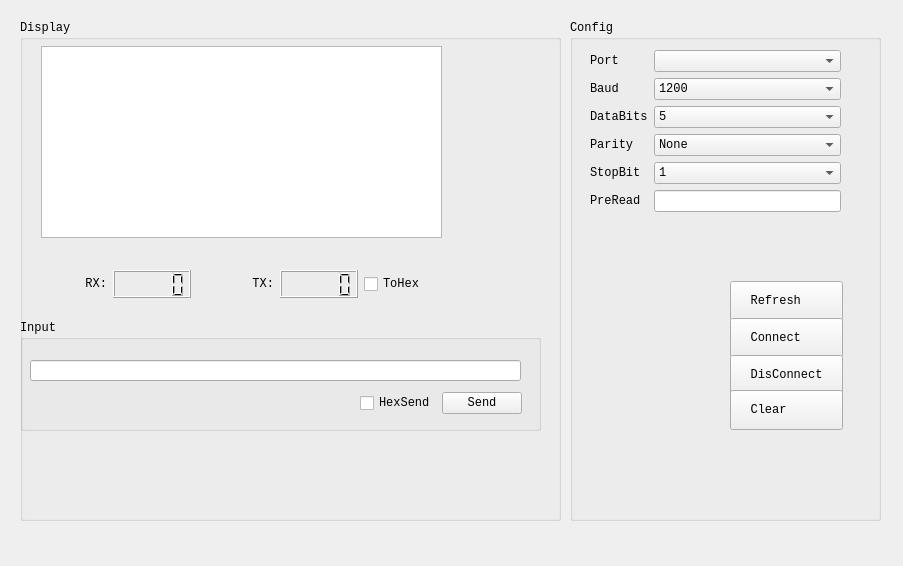
<?xml version="1.0" encoding="UTF-8"?>
<ui version="4.0">
 <class>SerialPortAssistant</class>
 <widget class="QWidget" name="SerialPortAssistant">
  <property name="geometry">
   <rect>
    <x>0</x>
    <y>0</y>
    <width>903</width>
    <height>566</height>
   </rect>
  </property>
  <property name="windowTitle">
   <string>SerialPortAssistant</string>
  </property>
  <property name="windowIcon">
   <iconset resource="res.qrc">
    <normaloff>:/images/spnew.png</normaloff>:/images/spnew.png</iconset>
  </property>
  <widget class="QWidget" name="layoutWidget">
   <property name="geometry">
    <rect>
     <x>20</x>
     <y>20</y>
     <width>541</width>
     <height>501</height>
    </rect>
   </property>
   <property name="font">
    <font>
     <family>Consolas</family>
     <pointsize>9</pointsize>
    </font>
   </property>
   <layout class="QVBoxLayout" name="verticalLayout_3">
    <item>
     <widget class="QGroupBox" name="displayGrpBox">
      <property name="font">
       <font>
        <family>Consolas</family>
        <pointsize>9</pointsize>
       </font>
      </property>
      <property name="title">
       <string>Display</string>
      </property>
      <widget class="QGroupBox" name="inputGrpBox">
       <property name="geometry">
        <rect>
         <x>0</x>
         <y>300</y>
         <width>521</width>
         <height>111</height>
        </rect>
       </property>
       <property name="font">
        <font>
         <family>Consolas</family>
         <pointsize>9</pointsize>
        </font>
       </property>
       <property name="title">
        <string>Input</string>
       </property>
       <widget class="QLineEdit" name="lineEdit">
        <property name="geometry">
         <rect>
          <x>10</x>
          <y>40</y>
          <width>491</width>
          <height>21</height>
         </rect>
        </property>
        <property name="font">
         <font>
          <family>Consolas</family>
          <pointsize>9</pointsize>
         </font>
        </property>
       </widget>
       <widget class="QWidget" name="layoutWidget">
        <property name="geometry">
         <rect>
          <x>11</x>
          <y>69</y>
          <width>491</width>
          <height>29</height>
         </rect>
        </property>
        <layout class="QHBoxLayout" name="horizontalLayout_2">
         <item>
          <spacer name="horizontalSpacer">
           <property name="font">
            <font>
             <family>Consolas</family>
             <pointsize>9</pointsize>
            </font>
           </property>
           <property name="orientation">
            <enum>Qt::Horizontal</enum>
           </property>
           <property name="sizeHint" stdset="0">
            <size>
             <width>40</width>
             <height>20</height>
            </size>
           </property>
          </spacer>
         </item>
         <item>
          <widget class="QCheckBox" name="hexSendCheckBox">
           <property name="font">
            <font>
             <family>Consolas</family>
             <pointsize>9</pointsize>
            </font>
           </property>
           <property name="text">
            <string>HexSend</string>
           </property>
          </widget>
         </item>
         <item>
          <widget class="QPushButton" name="sendBtn">
           <property name="text">
            <string>Send</string>
           </property>
           <property name="icon">
            <iconset resource="res.qrc">
             <normaloff>:/images/roadControl64x64.png</normaloff>:/images/roadControl64x64.png</iconset>
           </property>
          </widget>
         </item>
        </layout>
       </widget>
      </widget>
      <widget class="QTextEdit" name="textEdit">
       <property name="geometry">
        <rect>
         <x>21</x>
         <y>26</y>
         <width>401</width>
         <height>192</height>
        </rect>
       </property>
       <property name="font">
        <font>
         <family>Consolas</family>
         <pointsize>9</pointsize>
        </font>
       </property>
      </widget>
      <widget class="QWidget" name="layoutWidget">
       <property name="geometry">
        <rect>
         <x>10</x>
         <y>250</y>
         <width>411</width>
         <height>28</height>
        </rect>
       </property>
       <property name="font">
        <font>
         <family>Consolas</family>
         <pointsize>9</pointsize>
        </font>
       </property>
       <layout class="QHBoxLayout" name="horizontalLayout">
        <item>
         <widget class="QLabel" name="rxCountLbl">
          <property name="font">
           <font>
            <family>Consolas</family>
            <pointsize>9</pointsize>
           </font>
          </property>
          <property name="text">
           <string>RX:</string>
          </property>
          <property name="alignment">
           <set>Qt::AlignRight|Qt::AlignTrailing|Qt::AlignVCenter</set>
          </property>
         </widget>
        </item>
        <item>
         <widget class="QLCDNumber" name="lcdNumber">
          <property name="font">
           <font>
            <family>Consolas</family>
            <pointsize>9</pointsize>
           </font>
          </property>
         </widget>
        </item>
        <item>
         <widget class="QLabel" name="txCountLbl">
          <property name="font">
           <font>
            <family>Consolas</family>
            <pointsize>9</pointsize>
           </font>
          </property>
          <property name="text">
           <string>TX:</string>
          </property>
          <property name="alignment">
           <set>Qt::AlignRight|Qt::AlignTrailing|Qt::AlignVCenter</set>
          </property>
         </widget>
        </item>
        <item>
         <widget class="QLCDNumber" name="lcdNumber_2">
          <property name="font">
           <font>
            <family>Consolas</family>
            <pointsize>9</pointsize>
           </font>
          </property>
         </widget>
        </item>
        <item>
         <widget class="QCheckBox" name="hexDisplayCheckBox">
          <property name="font">
           <font>
            <family>Consolas</family>
            <pointsize>9</pointsize>
           </font>
          </property>
          <property name="text">
           <string>ToHex</string>
          </property>
         </widget>
        </item>
       </layout>
      </widget>
      <zorder>textEdit</zorder>
      <zorder>layoutWidget</zorder>
      <zorder>inputGrpBox</zorder>
     </widget>
    </item>
   </layout>
  </widget>
  <widget class="QWidget" name="layoutWidget_4">
   <property name="geometry">
    <rect>
     <x>570</x>
     <y>20</y>
     <width>311</width>
     <height>501</height>
    </rect>
   </property>
   <property name="font">
    <font>
     <family>Consolas</family>
     <pointsize>9</pointsize>
    </font>
   </property>
   <layout class="QVBoxLayout" name="verticalLayout_4">
    <item>
     <widget class="QGroupBox" name="configGrpBox">
      <property name="font">
       <font>
        <family>Consolas</family>
        <pointsize>9</pointsize>
       </font>
      </property>
      <property name="title">
       <string>Config</string>
      </property>
      <widget class="QWidget" name="layoutWidget_5">
       <property name="geometry">
        <rect>
         <x>20</x>
         <y>30</y>
         <width>251</width>
         <height>205</height>
        </rect>
       </property>
       <property name="font">
        <font>
         <family>Consolas</family>
         <pointsize>9</pointsize>
        </font>
       </property>
       <layout class="QFormLayout" name="formLayout">
        <item row="0" column="0">
         <widget class="QLabel" name="label">
          <property name="font">
           <font>
            <family>Consolas</family>
            <pointsize>9</pointsize>
           </font>
          </property>
          <property name="text">
           <string>Port</string>
          </property>
         </widget>
        </item>
        <item row="0" column="1">
         <widget class="QComboBox" name="portCombox">
          <property name="font">
           <font>
            <family>Consolas</family>
            <pointsize>9</pointsize>
           </font>
          </property>
         </widget>
        </item>
        <item row="1" column="0">
         <widget class="QLabel" name="label_2">
          <property name="font">
           <font>
            <family>Consolas</family>
            <pointsize>9</pointsize>
           </font>
          </property>
          <property name="text">
           <string>Baud</string>
          </property>
         </widget>
        </item>
        <item row="1" column="1">
         <widget class="QComboBox" name="baudCombox">
          <property name="font">
           <font>
            <family>Consolas</family>
            <pointsize>9</pointsize>
           </font>
          </property>
          <property name="currentText">
           <string>57600</string>
          </property>
          <item>
           <property name="text">
            <string>1200</string>
           </property>
          </item>
          <item>
           <property name="text">
            <string>2400</string>
           </property>
          </item>
          <item>
           <property name="text">
            <string>4800</string>
           </property>
          </item>
          <item>
           <property name="text">
            <string>9600</string>
           </property>
          </item>
          <item>
           <property name="text">
            <string>19200</string>
           </property>
          </item>
          <item>
           <property name="text">
            <string>38400</string>
           </property>
          </item>
          <item>
           <property name="text">
            <string>57600</string>
           </property>
          </item>
          <item>
           <property name="text">
            <string>115200</string>
           </property>
          </item>
         </widget>
        </item>
        <item row="2" column="0">
         <widget class="QLabel" name="label_3">
          <property name="font">
           <font>
            <family>Consolas</family>
            <pointsize>9</pointsize>
           </font>
          </property>
          <property name="text">
           <string>DataBits</string>
          </property>
         </widget>
        </item>
        <item row="2" column="1">
         <widget class="QComboBox" name="dataCombox">
          <property name="font">
           <font>
            <family>Consolas</family>
            <pointsize>9</pointsize>
           </font>
          </property>
          <property name="currentText">
           <string>8</string>
          </property>
          <item>
           <property name="text">
            <string>5</string>
           </property>
          </item>
          <item>
           <property name="text">
            <string>6</string>
           </property>
          </item>
          <item>
           <property name="text">
            <string>7</string>
           </property>
          </item>
          <item>
           <property name="text">
            <string>8</string>
           </property>
          </item>
         </widget>
        </item>
        <item row="3" column="0">
         <widget class="QLabel" name="label_4">
          <property name="font">
           <font>
            <family>Consolas</family>
            <pointsize>9</pointsize>
           </font>
          </property>
          <property name="text">
           <string>Parity</string>
          </property>
         </widget>
        </item>
        <item row="3" column="1">
         <widget class="QComboBox" name="parityCombox">
          <property name="font">
           <font>
            <family>Consolas</family>
            <pointsize>9</pointsize>
           </font>
          </property>
          <item>
           <property name="text">
            <string>None</string>
           </property>
          </item>
          <item>
           <property name="text">
            <string>Even</string>
           </property>
          </item>
          <item>
           <property name="text">
            <string>Odd</string>
           </property>
          </item>
          <item>
           <property name="text">
            <string>Space</string>
           </property>
          </item>
          <item>
           <property name="text">
            <string>Mark</string>
           </property>
          </item>
         </widget>
        </item>
        <item row="4" column="0">
         <widget class="QLabel" name="label_5">
          <property name="font">
           <font>
            <family>Consolas</family>
            <pointsize>9</pointsize>
           </font>
          </property>
          <property name="text">
           <string>StopBit</string>
          </property>
         </widget>
        </item>
        <item row="4" column="1">
         <widget class="QComboBox" name="stopCombox">
          <property name="font">
           <font>
            <family>Consolas</family>
            <pointsize>9</pointsize>
           </font>
          </property>
          <item>
           <property name="text">
            <string>1</string>
           </property>
          </item>
          <item>
           <property name="text">
            <string>1.5</string>
           </property>
          </item>
          <item>
           <property name="text">
            <string>2</string>
           </property>
          </item>
         </widget>
        </item>
        <item row="5" column="0">
         <widget class="QLabel" name="label_6">
          <property name="font">
           <font>
            <family>Consolas</family>
            <pointsize>9</pointsize>
           </font>
          </property>
          <property name="text">
           <string>PreRead</string>
          </property>
         </widget>
        </item>
        <item row="5" column="1">
         <widget class="QLineEdit" name="lineEdit_2">
          <property name="font">
           <font>
            <family>Consolas</family>
            <pointsize>9</pointsize>
           </font>
          </property>
         </widget>
        </item>
       </layout>
      </widget>
      <widget class="QPushButton" name="refreshBtn">
       <property name="enabled">
        <bool>true</bool>
       </property>
       <property name="geometry">
        <rect>
         <x>160</x>
         <y>261</y>
         <width>113</width>
         <height>40</height>
        </rect>
       </property>
       <property name="font">
        <font>
         <family>Consolas</family>
         <pointsize>9</pointsize>
        </font>
       </property>
       <property name="text">
        <string>Refresh   </string>
       </property>
       <property name="icon">
        <iconset resource="res.qrc">
         <normaloff>:/images/refresh128x128.png</normaloff>:/images/refresh128x128.png</iconset>
       </property>
      </widget>
      <widget class="QPushButton" name="connectBtn">
       <property name="geometry">
        <rect>
         <x>160</x>
         <y>298</y>
         <width>113</width>
         <height>40</height>
        </rect>
       </property>
       <property name="font">
        <font>
         <family>Consolas</family>
         <pointsize>9</pointsize>
        </font>
       </property>
       <property name="text">
        <string>Connect   </string>
       </property>
       <property name="icon">
        <iconset resource="res.qrc">
         <normaloff>:/images/connect64x64.png</normaloff>:/images/connect64x64.png</iconset>
       </property>
      </widget>
      <widget class="QPushButton" name="disconnectBtn">
       <property name="geometry">
        <rect>
         <x>160</x>
         <y>335</y>
         <width>113</width>
         <height>40</height>
        </rect>
       </property>
       <property name="font">
        <font>
         <family>Consolas</family>
         <pointsize>9</pointsize>
        </font>
       </property>
       <property name="text">
        <string>DisConnect</string>
       </property>
       <property name="icon">
        <iconset resource="res.qrc">
         <normaloff>:/images/close64x64.png</normaloff>:/images/close64x64.png</iconset>
       </property>
      </widget>
      <widget class="QPushButton" name="clearBtn">
       <property name="geometry">
        <rect>
         <x>160</x>
         <y>370</y>
         <width>113</width>
         <height>40</height>
        </rect>
       </property>
       <property name="font">
        <font>
         <family>Consolas</family>
         <pointsize>9</pointsize>
        </font>
       </property>
       <property name="text">
        <string>Clear     </string>
       </property>
       <property name="icon">
        <iconset resource="res.qrc">
         <normaloff>:/images/trash64x64.png</normaloff>:/images/trash64x64.png</iconset>
       </property>
      </widget>
     </widget>
    </item>
   </layout>
  </widget>
 </widget>
 <resources>
  <include location="res.qrc"/>
 </resources>
 <connections/>
</ui>
